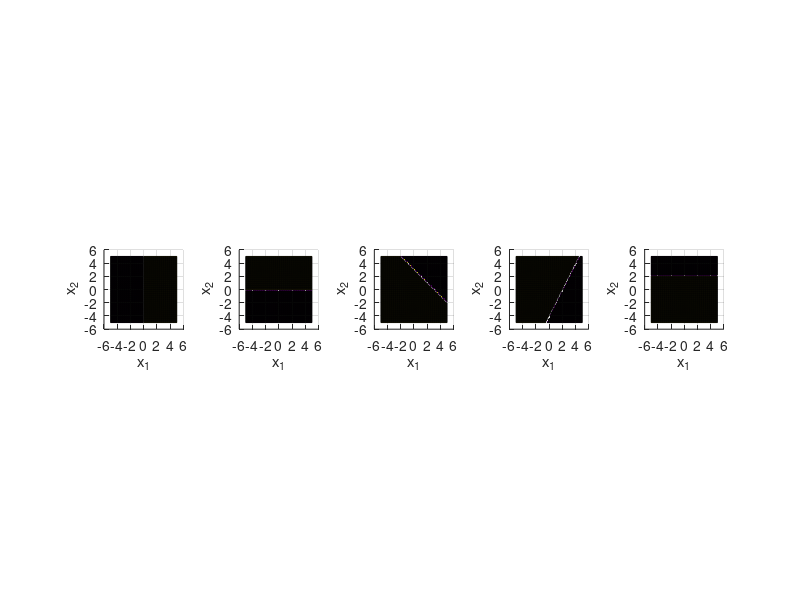

Reproduce this figure in MATLAB.
%% proobem from chapter 2
% problem 2.1
E= [3 1; 1 1]; F= [-15; -7];
% constraints
% -x1<=0, -x2<=0, x1+x2<=3, 2*x1- x2<=4, x2<=2
%% 1 = unconstrained minimization of J
% J= 1/2*(x'*E*x) + x'*F
% the general solution is: x = -E^(-1)*F
x_o = -inv(E)*F

%% 2 =  the last three constraints are violated

%% 3 = plot inequalities
v = -5:0.1:5;
[x1, x2]= meshgrid(v);
ineq = -x1 <= 0;
f = double(ineq);
subplot(1, 5, 1), surf(x1, x2, f); view(0, 90), axis square
xlabel 'x_1', ylabel ' x_2'
ineq2 = -x2 <= 0;
f2 = double(ineq2);
subplot(1, 5, 2), surf(x1, x2, f2), view(0, 90), axis square
xlabel 'x_1', ylabel ' x_2'
ineq3 = x1 + x2 <= 3; f3 = double(ineq3);
subplot(1, 5, 3), surf(x1, x2, f3), view(0, 90), axis square
xlabel 'x_1', ylabel ' x_2'
ineq4 = 2*x1 - x2 <= 4; f4 = double(ineq4);
subplot(1, 5, 4), surf(x1, x2, f4), view(0, 90), axis square
xlabel 'x_1', ylabel ' x_2'
ineq5 = x2 <= 2; f5 = double(ineq5);
subplot(1, 5, 5), surf(x1, x2, f5), view(0, 90), axis square
xlabel 'x_1', ylabel ' x_2'

% the first two constraints are active constraints as they are satisfied by
% the global solution, so taking the active constraints as
M_act = [-1 0; 0 -1]; b_act = [0 ; 0];
lambda_act = -(M_act*inv(E)*M_act')\(b_act + M_act*inv(E)*F)
x = -inv(E)*(F + M_act'*lambda_act)
% this gives an optimal solution that satisfies all of the constraints
